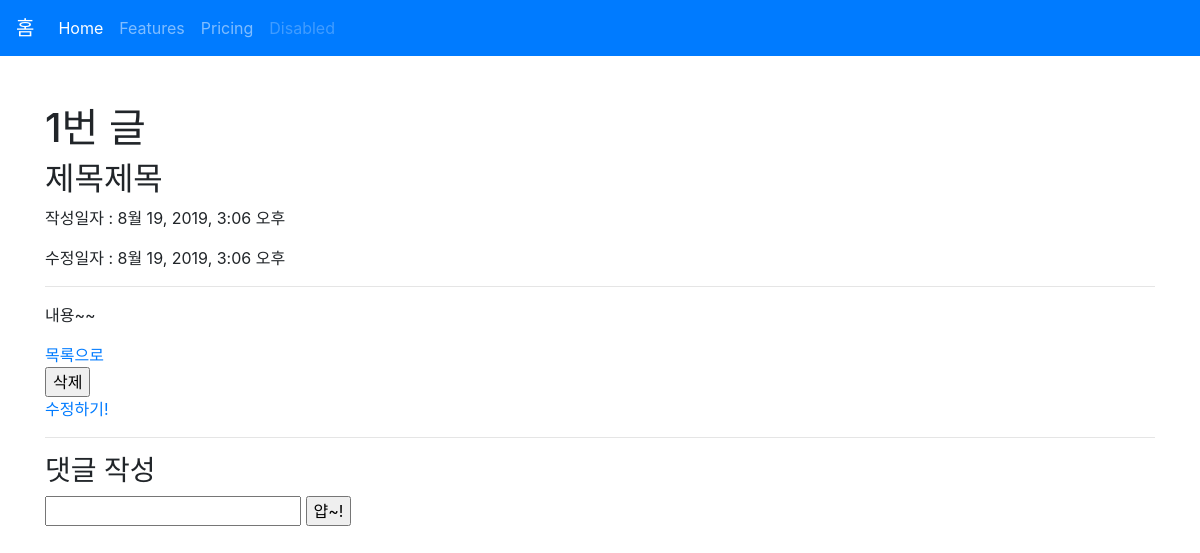
The app's page /articles/1/, older data.
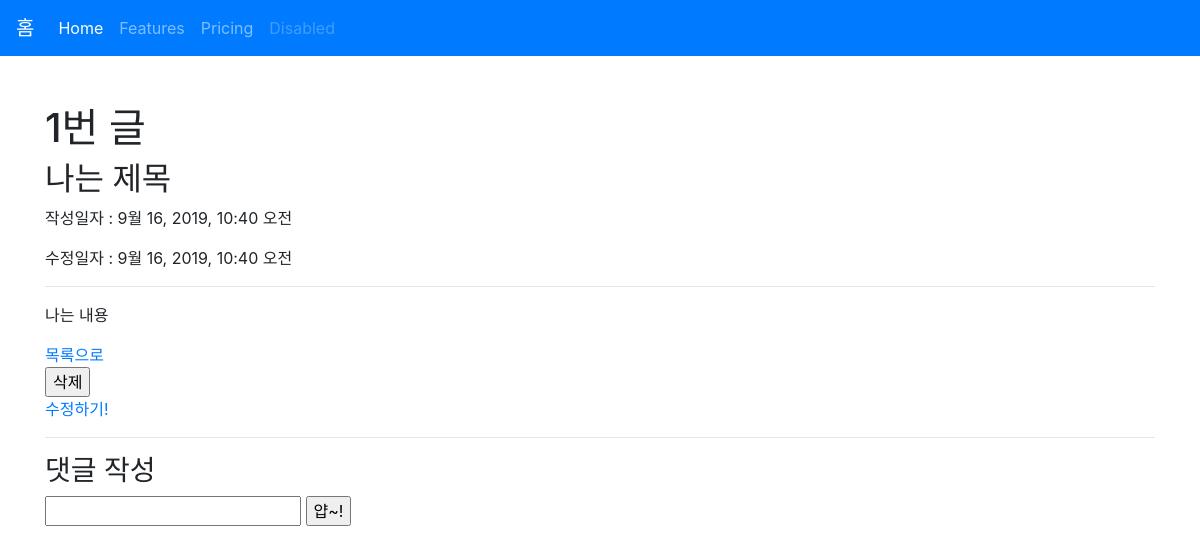
The same page, newer data.
### articles/models.py (models this page shows, shortened)
class Article(models.Model):
    title = models.CharField(max_length=10)
    content = models.TextField()
    created_at = models.DateTimeField(auto_now_add=True)
    updated_at = models.DateTimeField(auto_now=True)

### articles/views.py (the view)
# urls.py: path('<int:article_pk>/', views.detail, name='detail'),
def detail(request, article_pk):
    article = Article.objects.get(id=article_pk)
    context = {
        'article': article
    }
    return render(request, 'articles/detail.html', context)

### articles/templates/articles/detail.html (shortened to what this page needs)
{% extends 'articles/base.html' %}
{% block body %}
<h1>{{ article.id }}번 글</h1>
<h2>{{ article.title }}</h2>
<p>작성일자 : {{ article.created_at }}</p>
<p>수정일자 : {{ article.updated_at }}</p>
<hr>
<p>{{ article.content }}</p>
<a href="{% url 'articles:index' %}">목록으로</a>
<form action="{% url 'articles:delete' article.pk %}" method="POST" onclick="return confirm('정말로 삭제하시겠습니까?')">
  <input type="submit" value="삭제">
</form>
<a href="{% url 'articles:update' article.pk %}">수정하기!</a>
<hr>
<h3>댓글 작성</h3>
<form action="/article/{{article.pk}}/comment_create/" method="POST">
  <input type="text">
  <input type="submit" value="얍~!">
</form>
{% endblock %}

Row changes from the older to the newer data that the page shows:
changed Article id 1: title "제목제목" → "나는 제목"; created_at "8월 19, 2019, 3:06 오후" → "9월 16, 2019, 10:40 오전"; updated_at "8월 19, 2019, 3:06 오후" → "9월 16, 2019, 10:40 오전"; content "내용~~" → "나는 내용"
